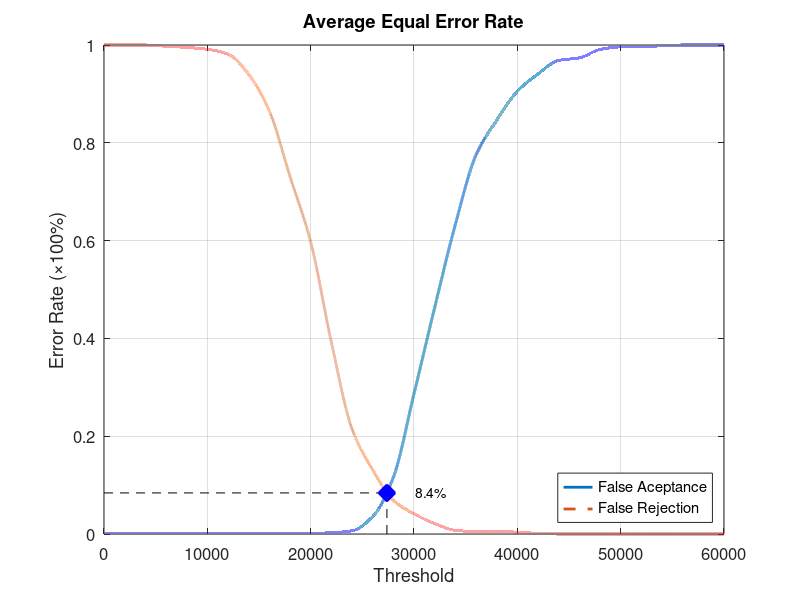
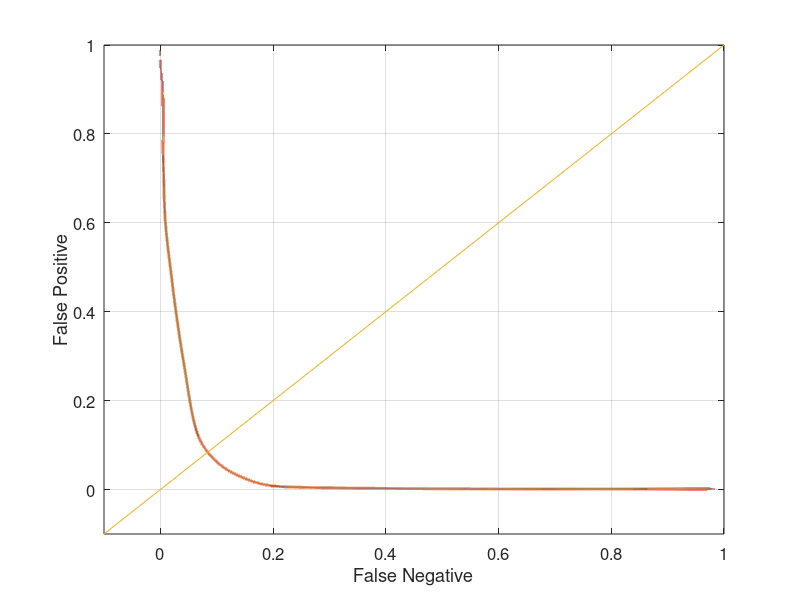

MATLAB code to generate these figures, in order:
function yEER = Experiment3Average
close all;
clear;
clc;
x = 0:2000:60000;
xq = 0:0.5:60000;

y0 = [0 0.00131579 0.00131579 0.00131579 0.00131579 0.00131579 0.00131579 0.00131579 0.00131579 0.00131579 0.00131579 0.00263158 0.00657895 0.0355263 0.115789 0.286842 0.463158 0.632895 0.775 0.846053 0.905263 0.940789 0.968421 0.973684 0.990789 0.996053 0.996053 0.998684 1 1 1];
yy0 = interp1(x, y0, xq, 'pchip');
y1 = [1 1 1 0.9975 0.995 0.99125 0.98125 0.94 0.865 0.73125 0.5975 0.3925 0.215 0.13125 0.06875 0.04125 0.02125 0.0075 0.005 0.005 0.00375 0.00125 0 0 0 0 0 0 0 0 0];
yy1 = interp1(x, y1, xq, 'pchip');

% Calculating EER: 
y2 = abs(y0 - y1);
find(y2 == min(y2))
yy2 = abs(yy0 - yy1);
xEER = find(yy2 == min(yy2));
xEERIndex = xq(xEER) % X-axis EER
yEER = yy0(xEER) % Y-axis EER

main = figure
plot(xq, yy0,'-','LineWidth', 2);	hold on
plot(xq, yy1,'--','LineWidth', 2);	hold on
plot([xEERIndex xEERIndex], [0 yEER], 'k--');	hold on
plot([0 xEERIndex], [yEER yEER], 'k--');	hold on
plot(xEERIndex, yEER, 'bx', 'LineWidth', 10);	hold on
text(xEERIndex + 10 * xEERIndex / 100, yEER, [num2str(round((10000 * yEER)) / 100) '%'])
legend('False Aceptance', 'False Rejection', 'Location', 'SouthEast')
xlabel('Threshold')
ylabel('Error Rate (\times100%)')
title('Average Equal Error Rate')
set(gca, 'FontSize', 12)
axis([0 60000 0 1])
grid on

print(main, 'Experiment3AverageMain', '-dpng');
FNRxFPR = figure('Color', [1 1 1]);
plot(yy1, yy0, '-', yy1, yy0, 'LineWidth', 2);
hold on
y = -0.1:0.1:1
plot(y, y); 
set(gca, 'FontSize', 12)
xlabel('False Negative')
ylabel('False Positive')
axis([-0.1 1 -0.1 1])
set(gca, 'FontSize', 12)
grid on

print(FNRxFPR, 'Experiment3AverageFNRxFPR','-dpng');
end
